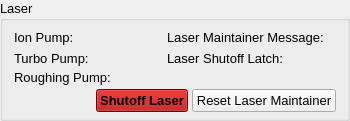
      <widget class="QGroupBox" name="groupBox_2">
       <property name="font">
        <font>
         <pointsize>10</pointsize>
        </font>
       </property>
       <property name="title">
        <string>Laser</string>
       </property>
       <layout class="QVBoxLayout" name="verticalLayout_4">
        <property name="spacing">
         <number>4</number>
        </property>
        <property name="topMargin">
         <number>6</number>
        </property>
        <property name="bottomMargin">
         <number>6</number>
        </property>
        <item>
         <layout class="QGridLayout" name="gridLayout">
          <item row="0" column="3">
           <widget class="PyDMLabel" name="PyDMLabel_13">
            <property name="font">
             <font>
              <pointsize>10</pointsize>
             </font>
            </property>
            <property name="toolTip">
             <string/>
            </property>
            <property name="text">
             <string>Laser Maintainer Message:</string>
            </property>
           </widget>
          </item>
          <item row="1" column="1">
           <widget class="PyDMLabel" name="PyDMLabel_9">
            <property name="font">
             <font>
              <pointsize>10</pointsize>
             </font>
            </property>
            <property name="toolTip">
             <string/>
            </property>
            <property name="channel" stdset="0">
             <string>ca://PLC_LAS_BTS_VAC:LASER_MAINTAINER:TURBO_PUMP_FAILURE_RBV</string>
            </property>
            <property name="displayFormat" stdset="0">
             <enum>PyDMLabel::String</enum>
            </property>
           </widget>
          </item>
          <item row="0" column="0">
           <widget class="PyDMLabel" name="PyDMLabel_5">
            <property name="font">
             <font>
              <pointsize>10</pointsize>
             </font>
            </property>
            <property name="toolTip">
             <string/>
            </property>
            <property name="text">
             <string>Ion Pump:</string>
            </property>
           </widget>
          </item>
          <item row="0" column="2">
           <spacer name="horizontalSpacer">
            <property name="orientation">
             <enum>Qt::Horizontal</enum>
            </property>
            <property name="sizeHint" stdset="0">
             <size>
              <width>40</width>
              <height>20</height>
             </size>
            </property>
           </spacer>
          </item>
          <item row="0" column="1">
           <widget class="PyDMLabel" name="PyDMLabel_7">
            <property name="font">
             <font>
              <pointsize>10</pointsize>
             </font>
            </property>
            <property name="toolTip">
             <string/>
            </property>
            <property name="channel" stdset="0">
             <string>ca://PLC_LAS_BTS_VAC:LASER_MAINTAINER:ION_PUMP_FAILURE_RBV</string>
            </property>
            <property name="displayFormat" stdset="0">
             <enum>PyDMLabel::String</enum>
            </property>
           </widget>
          </item>
          <item row="2" column="0">
           <widget class="PyDMLabel" name="PyDMLabel_11">
            <property name="font">
             <font>
              <pointsize>10</pointsize>
             </font>
            </property>
            <property name="toolTip">
             <string/>
            </property>
            <property name="text">
             <string>Roughing Pump:</string>
            </property>
           </widget>
          </item>
          <item row="1" column="0">
           <widget class="PyDMLabel" name="PyDMLabel_8">
            <property name="font">
             <font>
              <pointsize>10</pointsize>
             </font>
            </property>
            <property name="toolTip">
             <string/>
            </property>
            <property name="text">
             <string>Turbo Pump:</string>
            </property>
           </widget>
          </item>
          <item row="0" column="4">
           <widget class="PyDMLabel" name="PyDMLabel_14">
            <property name="font">
             <font>
              <pointsize>10</pointsize>
             </font>
            </property>
            <property name="toolTip">
             <string/>
            </property>
            <property name="channel" stdset="0">
             <string>ca://PLC_LAS_BTS_VAC:LASER_MAINTAINER:MESSAGE_RBV</string>
            </property>
            <property name="displayFormat" stdset="0">
             <enum>PyDMLabel::String</enum>
            </property>
           </widget>
          </item>
          <item row="2" column="1">
           <widget class="PyDMLabel" name="PyDMLabel_12">
            <property name="font">
             <font>
              <pointsize>10</pointsize>
             </font>
            </property>
            <property name="toolTip">
             <string/>
            </property>
            <property name="channel" stdset="0">
             <string>ca://PLC_LAS_BTS_VAC:LASER_MAINTAINER:ROUGHING_PUMP_FAILURE_RBV</string>
            </property>
            <property name="displayFormat" stdset="0">
             <enum>PyDMLabel::String</enum>
            </property>
           </widget>
          </item>
          <item row="1" column="3">
           <widget class="PyDMLabel" name="PyDMLabel_17">
            <property name="font">
             <font>
              <pointsize>10</pointsize>
             </font>
            </property>
            <property name="toolTip">
             <string/>
            </property>
            <property name="text">
             <string>Laser Shutoff Latch:</string>
            </property>
           </widget>
          </item>
          <item row="1" column="4">
           <widget class="PyDMLabel" name="PyDMLabel_18">
            <property name="font">
             <font>
              <pointsize>10</pointsize>
             </font>
            </property>
            <property name="toolTip">
             <string/>
            </property>
            <property name="channel" stdset="0">
             <string>ca://PLC_LAS_BTS_VAC:LASER_MAINTAINER:SHUTOFF_LATCH_RBV</string>
            </property>
            <property name="displayFormat" stdset="0">
             <enum>PyDMLabel::String</enum>
            </property>
           </widget>
          </item>
         </layout>
        </item>
        <item>
         <layout class="QHBoxLayout" name="horizontalLayout_4">
          <item>
           <spacer name="horizontalSpacer_3">
            <property name="orientation">
             <enum>Qt::Horizontal</enum>
            </property>
            <property name="sizeHint" stdset="0">
             <size>
              <width>40</width>
              <height>20</height>
             </size>
            </property>
           </spacer>
          </item>
          <item>
           <widget class="PyDMPushButton" name="PyDMPushButton_3">
            <property name="sizePolicy">
             <sizepolicy hsizetype="Maximum" vsizetype="Fixed">
              <horstretch>0</horstretch>
              <verstretch>0</verstretch>
             </sizepolicy>
            </property>
            <property name="font">
             <font>
              <pointsize>10</pointsize>
              <weight>75</weight>
              <bold>true</bold>
             </font>
            </property>
            <property name="toolTip">
             <string/>
            </property>
            <property name="styleSheet">
             <string notr="true">background-color: rgb(170, 0, 0);</string>
            </property>
            <property name="text">
             <string>Shutoff Laser</string>
            </property>
            <property name="flat">
             <bool>false</bool>
            </property>
            <property name="rules" stdset="0">
             <string>[]</string>
            </property>
            <property name="channel" stdset="0">
             <string>ca://PLC_LAS_BTS_VAC:LASER_MAINTAINER:SHUTOFF</string>
            </property>
            <property name="showConfirmDialog" stdset="0">
             <bool>true</bool>
            </property>
            <property name="confirmMessage" stdset="0">
             <string>Are you sure you want to shutoff the laser?</string>
            </property>
            <property name="pressValue" stdset="0">
             <string>1</string>
            </property>
           </widget>
          </item>
          <item>
           <widget class="PyDMPushButton" name="PyDMPushButton_4">
            <property name="sizePolicy">
             <sizepolicy hsizetype="Maximum" vsizetype="Fixed">
              <horstretch>0</horstretch>
              <verstretch>0</verstretch>
             </sizepolicy>
            </property>
            <property name="font">
             <font>
              <pointsize>10</pointsize>
              <weight>50</weight>
              <bold>false</bold>
             </font>
            </property>
            <property name="toolTip">
             <string/>
            </property>
            <property name="styleSheet">
             <string notr="true"/>
            </property>
            <property name="text">
             <string>Reset Laser Maintainer</string>
            </property>
            <property name="flat">
             <bool>false</bool>
            </property>
            <property name="rules" stdset="0">
             <string>[]</string>
            </property>
            <property name="channel" stdset="0">
             <string>ca://PLC_LAS_BTS_VAC:LASER_MAINTAINER:RESET</string>
            </property>
            <property name="showConfirmDialog" stdset="0">
             <bool>false</bool>
            </property>
            <property name="confirmMessage" stdset="0">
             <string>Are you sure you want to shutoff the laser?</string>
            </property>
            <property name="pressValue" stdset="0">
             <string>1</string>
            </property>
           </widget>
          </item>
         </layout>
        </item>
       </layout>
      </widget>
